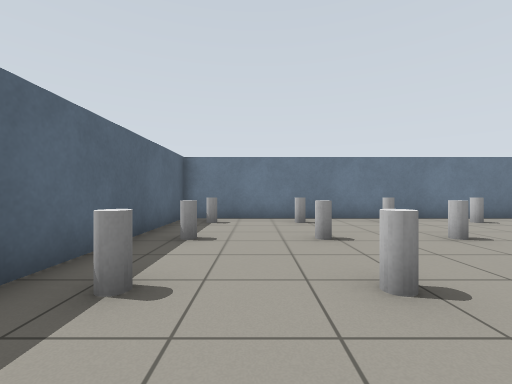
[1] (above)

16 first-person views from a walk through a world built for the Gazebo simulator. The camera is 0.86 m above the floor, looks level and sees 90° across. The floor is counted in squares, 1 m on a side. Each view is taken from the middle of a square. On the plan, view 1 faces up. The plan holds only what a view shows up to about 10 squares ahead; the rest is blank.

[2]
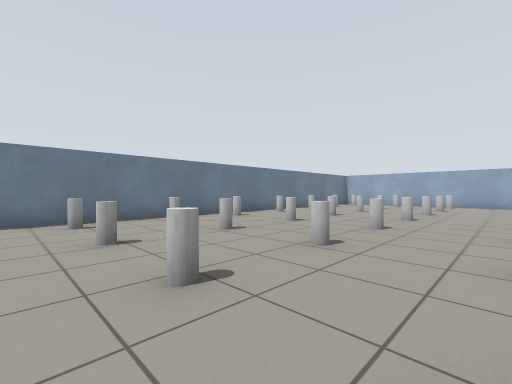

[3]
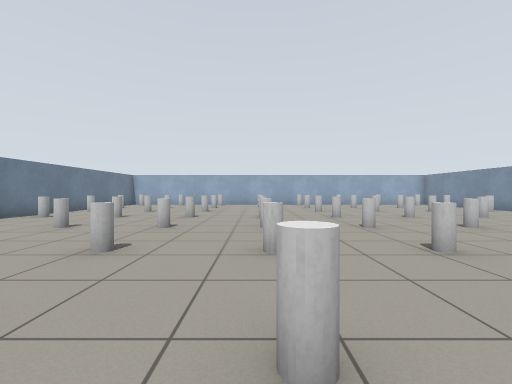

[4]
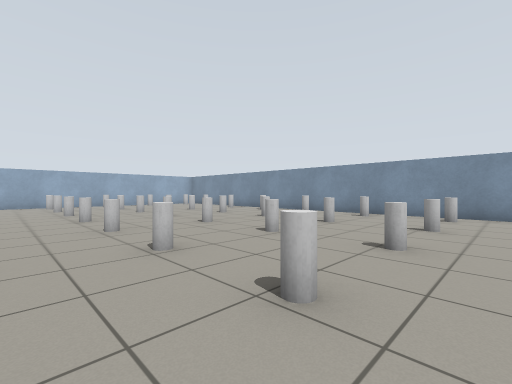

[5]
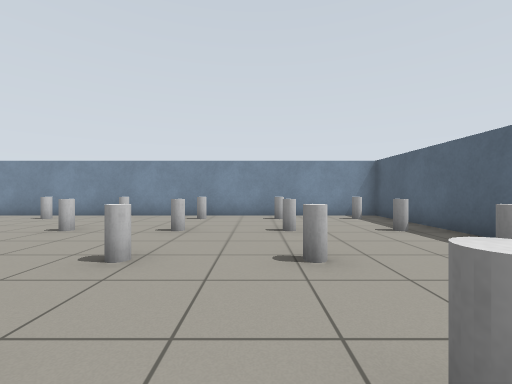

[6]
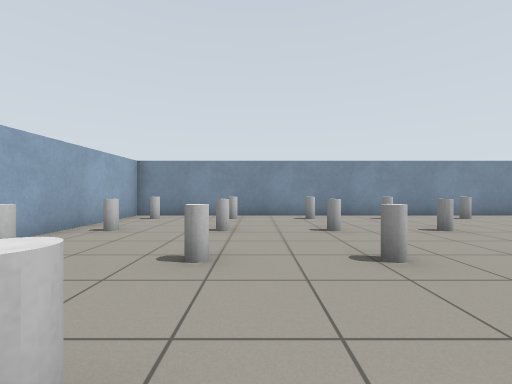

[7]
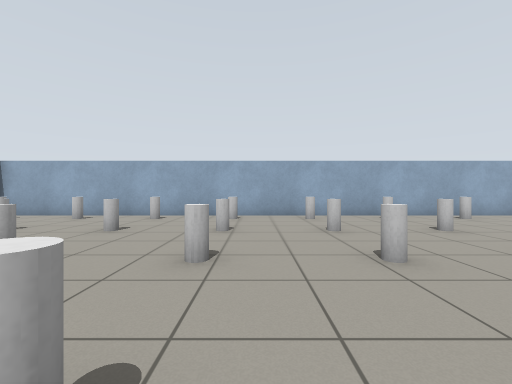

[8]
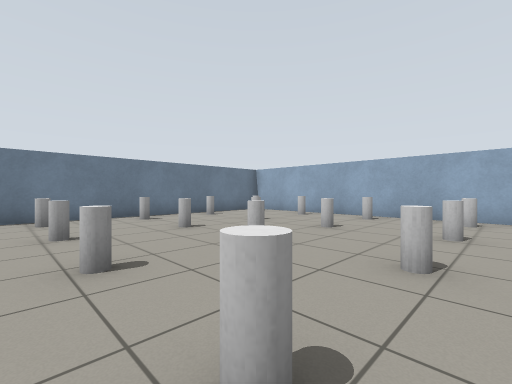

[9]
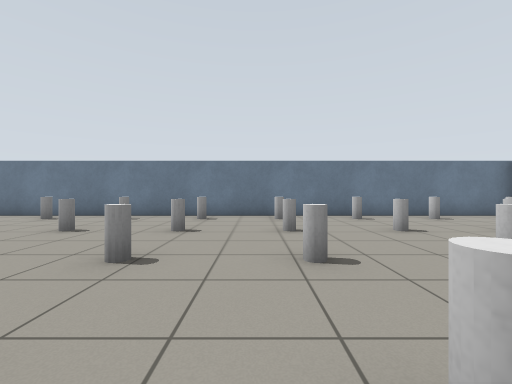

[10]
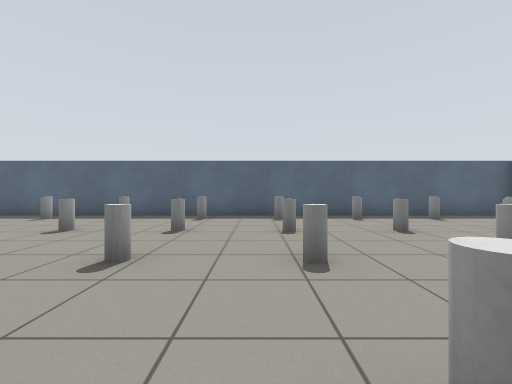

[11]
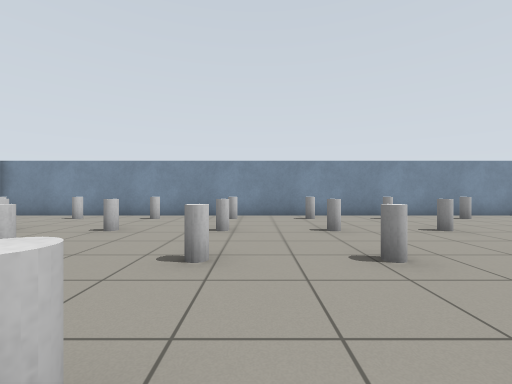

[12]
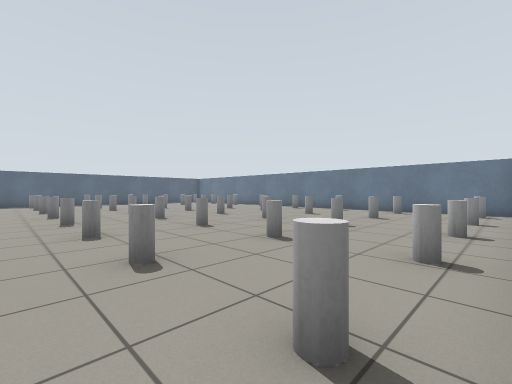

[13]
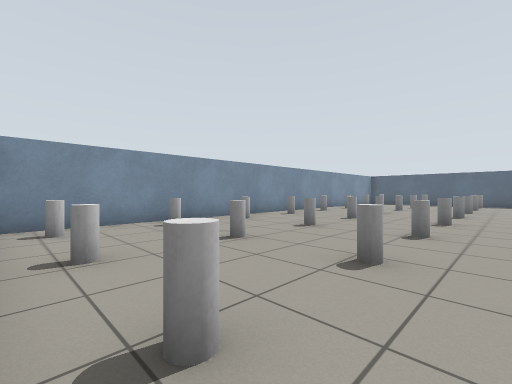

[14]
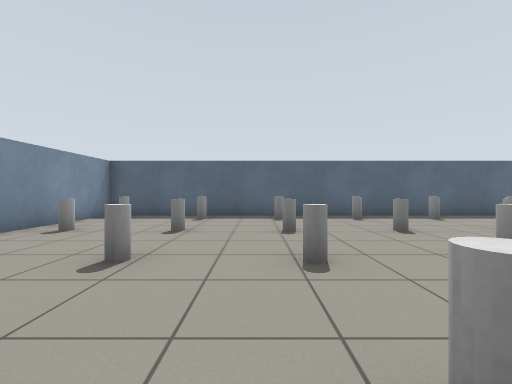

[15]
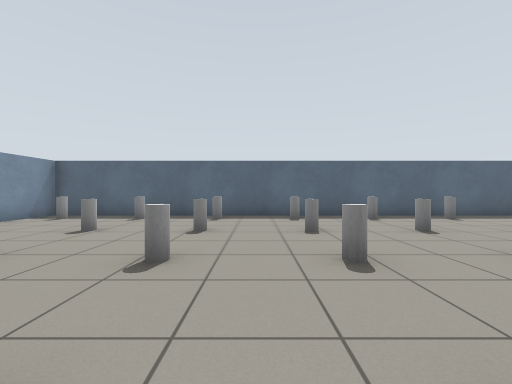

[16]
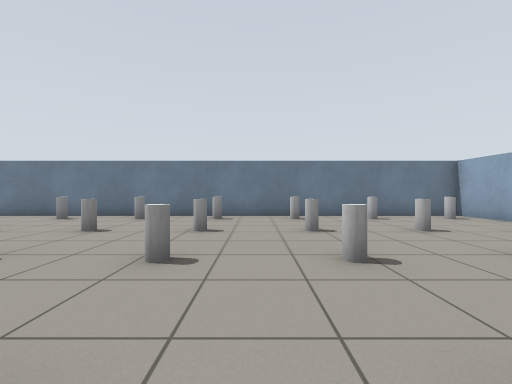

### Floor plan
Points are (right, up) in squares from view 1. A wall is a line through its corners. A room is listed if a view was taken in it or the views show most of it. See-through windows are left out.
Room 1 (views 1, 2, 3, 4, 5, 6, 7, 8, 9, 10, 11, 12, 13, 14, 15, 16)
walls: (-2.3, 8.3) (-2.4, -11.3) (17.3, -11.3) (17.4, 8.3) (-2.3, 8.3)
ways out: gap at (-1, -11); gap at (1, -11); gap at (4, -11); gap at (6, -11); gap at (9, -11); gap at (11, -11); gap at (14, -11); gap at (17, -8); gap at (17, -5); gap at (17, -3); gap at (17, 0); gap at (17, 2); gap at (17, 5); gap at (17, 7)
objects: white cylinder (-1, -10); white cylinder (-1, -8); white cylinder (-1, -5); white cylinder (-1, -3); white cylinder (-1, 0); white cylinder (-1, 2); white cylinder (-1, 5); white cylinder (-1, 7); white cylinder (1, -10); white cylinder (1, -8); white cylinder (1, -5); white cylinder (1, -3); white cylinder (1, 0); white cylinder (1, 2); white cylinder (1, 5); white cylinder (1, 7); white cylinder (4, -10); white cylinder (4, -8); white cylinder (4, -5); white cylinder (4, -3); white cylinder (4, 0); white cylinder (4, 2); white cylinder (4, 5); white cylinder (4, 7); white cylinder (6, -10); white cylinder (6, -8); white cylinder (6, -5); white cylinder (6, -3); white cylinder (6, 0); white cylinder (6, 2); white cylinder (6, 5); white cylinder (6, 7); white cylinder (9, -10); white cylinder (9, -8); white cylinder (9, -5); white cylinder (9, -3); white cylinder (9, 0); white cylinder (9, 2); white cylinder (9, 5); white cylinder (9, 7); white cylinder (11, -10); white cylinder (11, -8); white cylinder (11, -5); white cylinder (11, -3); white cylinder (11, 0); white cylinder (11, 2); white cylinder (11, 5); white cylinder (11, 7); white cylinder (14, -10); white cylinder (14, -8); white cylinder (14, -5); white cylinder (14, -3); white cylinder (14, 0); white cylinder (14, 2); white cylinder (14, 5); white cylinder (14, 7); white cylinder (16, -10); white cylinder (16, -8); white cylinder (16, -5); white cylinder (16, -3); white cylinder (16, 0); white cylinder (16, 2); white cylinder (16, 5); white cylinder (16, 7)

Positions as (right, up) in squares from view 1, and headings:
1: (0, 0), facing up
2: (0, 0), facing up-right
3: (0, 0), facing right
4: (0, -1), facing down-right
5: (2, -2), facing down
6: (13, -2), facing down
7: (8, -1), facing right
8: (8, -1), facing up-right
9: (8, -1), facing up
10: (7, -1), facing left
11: (8, -2), facing down
12: (17, -4), facing up-left
13: (17, -4), facing down-left
14: (7, -6), facing left
15: (7, -4), facing left
16: (10, -1), facing up
